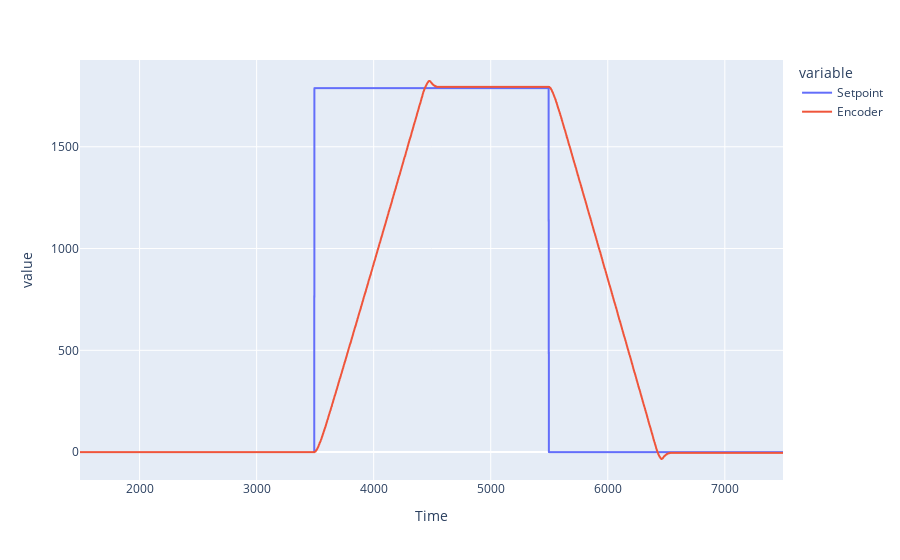

Notebook source saved alongside this figure:
### Code cell
px.line(data, x="Time", y=["Setpoint", "Encoder"])
# Based on this data will implement PID

### Figure 1 — Plotly figure (JSON) as saved in the notebook; plotly's stock layout.template omitted (floating-point values rounded to 4 significant figures; data arrays with more than 128 entries replaced by an {"elided": "..."} marker saying what was removed)
{"data": [{"hovertemplate": "variable=Setpoint<br>Time=%{x}<br>value=%{y}<extra></extra>", "legendgroup": "Setpoint", "line": {"color": "#636efa", "dash": "solid"}, "marker": {"symbol": "circle"}, "mode": "lines", "name": "Setpoint", "showlegend": true, "type": "scattergl", "x": {"elided": "2336 int values"}, "xaxis": "x", "y": {"elided": "2336 int values"}, "yaxis": "y"}, {"hovertemplate": "variable=Encoder<br>Time=%{x}<br>value=%{y}<extra></extra>", "legendgroup": "Encoder", "line": {"color": "#EF553B", "dash": "solid"}, "marker": {"symbol": "circle"}, "mode": "lines", "name": "Encoder", "showlegend": true, "type": "scattergl", "x": {"elided": "2336 int values"}, "xaxis": "x", "y": {"elided": "2336 int values"}, "yaxis": "y"}], "layout": {"legend": {"title": {"text": "variable"}, "tracegroupgap": 0}, "margin": {"t": 60}, "xaxis": {"anchor": "y", "domain": [0, 1], "title": {"text": "Time"}}, "yaxis": {"anchor": "x", "domain": [0, 1], "title": {"text": "value"}}}}
